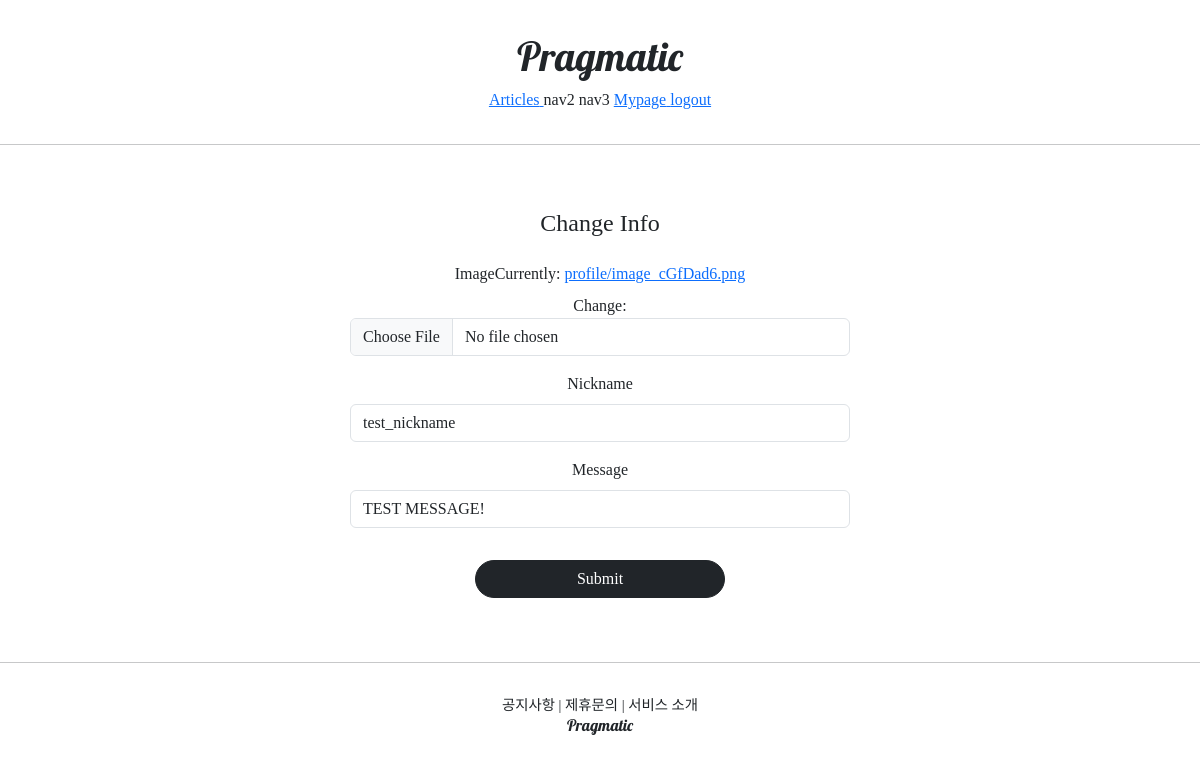
Before: /profiles/update/1 (signed in) with the older database file.
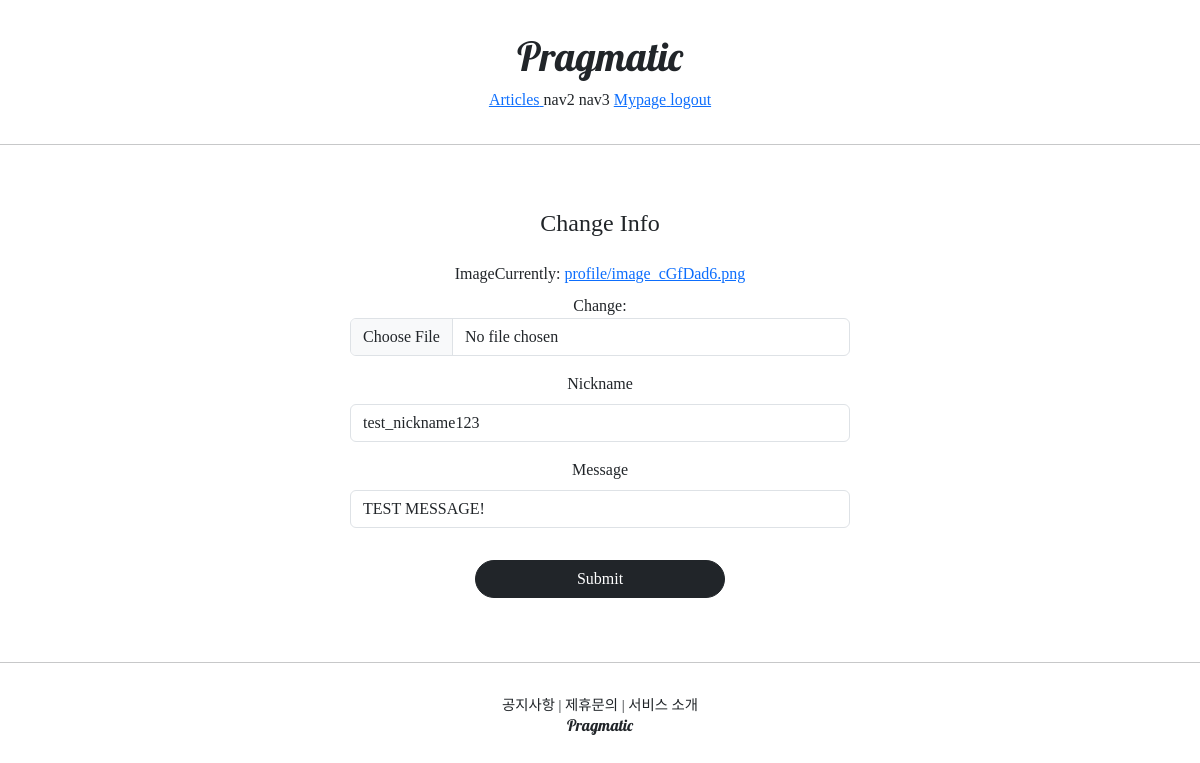
After: the same page with the newer database file.
### profileapp/models.py (models this page shows)
class Profile(models.Model):
    user = models.OneToOneField(User, on_delete=models.CASCADE, related_name='profile')
    image = models.ImageField(upload_to='profile/', null=True)
    nickname = models.CharField(max_length=20,unique=True,null=True)
    message = models.CharField(max_length=100,null=True)

### profileapp/views.py (the view, shortened to what this page needs)
# urls.py: path('update/<int:pk>', ProfileUpdateView.as_view(),name='update'),
@method_decorator(profile_ownership_required, 'get')
@method_decorator(profile_ownership_required, 'post')
class ProfileUpdateView(UpdateView):
    model = Profile
    context_object_name = 'target_profile'
    form_class = ProfileCreationForm
    template_name = 'profileapp/update.html'

### profileapp/forms.py
class ProfileCreationForm(ModelForm):
     class Meta:
           model = Profile
           fields = ['image','nickname','message']

### profileapp/templates/profileapp/update.html (shortened to what this page needs)
{% extends 'base.html' %}
{% load bootstrap4 %}
{% block content %}
 <div style="text-align: center; center; max-width: 500px; margin: 4rem auto">
     <div class="mb-4">
         <h4>Change Info</h4>
     </div>
   <form action="{% url 'profileapp:update' pk=target_profile.pk %}" method="post" enctype="multipart/form-data">
       {% bootstrap_form form %}
       <input type="submit" class="btn btn-dark rounded-pill col-6 mt-3">
   </form>
 </div>
{% endblock %}

### templates/base.html
<!DOCTYPE html>
<html lang="en">
{% include 'head.html' %}
<body style="font-family: 'NanumSquareR';">
    {% include 'header.html' %}
    <hr>
    {% block content %}
    {% endblock %}
    <hr>
    {% include 'footer.html' %}
</body>
</html>

### templates/head.html (shortened to what this page needs)
{% load static %}
<head>
    <link rel="stylesheet" href="https://cdn.jsdelivr.net/npm/bootstrap@5.3.3/dist/css/bootstrap.min.css"
>
    <link rel="stylesheet" type="text/css" href="{% static 'base.css' %}">
</head>

### templates/header.html
<div class="pragmatic_header">
    <div>
        <h1 class="pragmatic_logo">Pragmatic</h1>
    </div>
    <div>
        <a href="{% url 'articleapp:list' %}">
            <span>Articles</span>
        </a>
        <span>nav2</span>
        <span>nav3</span>
        {% if not user.is_authenticated %}
        <a href="{% url 'accountapp:login' %}?next={{ request.path }}">
            <span>login</span>
        </a>
        <a href="{% url 'accountapp:create' %}">
            <span>SignUp</span>
        </a>
        {% else %}
        <a href="{% url 'accountapp:detail' pk=user.pk %}">
            <span>Mypage</span>
        </a>
        <a href="{% url 'accountapp:logout' %}?next={{ request.path }}">
            <span>logout</span>
        </a>
        {% endif %}
    </div>
</div>

### templates/footer.html
     <div class="pragmatic_footer">
        <div class="pragmatic_footer_button">
            <span>공지사항</span>  |
            <span>제휴문의</span>  |
            <span>서비스 소개</span>
        </div>
        <div style="margin=top: 1rem;">
            <h6 class="pragmatic_logo"> Pragmatic</h6>
        </div>
    </div>

### static/base.css (style rules this page uses)
.pragmatic_logo { font-family: 'Lobster', cursive; }
.pragmatic_footer_button { font-size: .9rem; }
.pragmatic_footer { text-align:center; margin-top: 2rem; }
.pragmatic_header { text-align:center; margin: 2rem 0; }

Changed rows visible on the page:
changed Profile "TEST MESSAGE!": nickname "test_nickname" → "test_nickname123"
